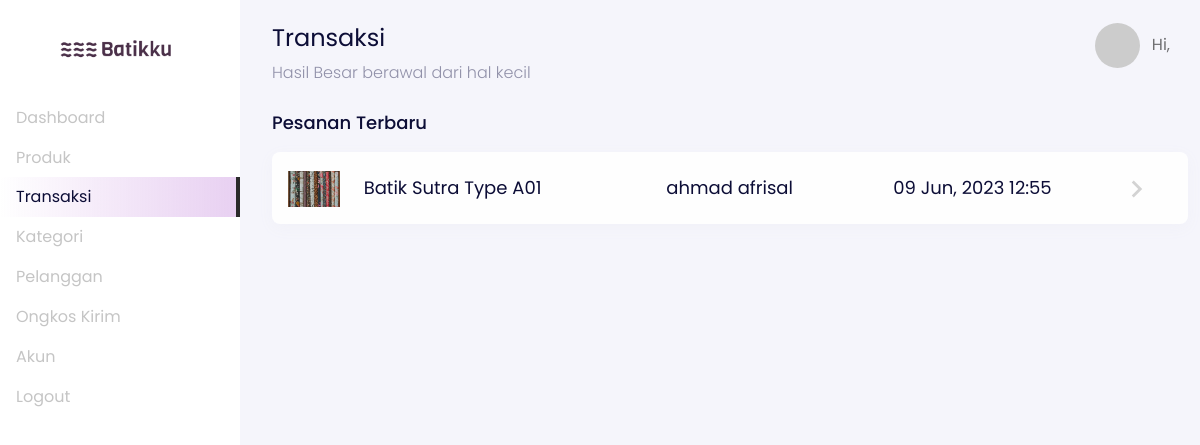
The app's page /backend/transactions/index.php with its own data.
### tables this page shows
CREATE TABLE `transactions` (
  `transactions_id` int(11) NOT NULL,
  `users_id` int(11) NOT NULL,
  `date_transaction` datetime NOT NULL,
  `shipping_price` int(50) NOT NULL,
  `total_price` int(50) NOT NULL,
  `unique_code` int(3) NOT NULL,
  `transaction_status` enum('UNPAID','PROCESS','CANCELED','SHIPPING','RECEIVED','RETURN') NOT NULL,
  `resi` varchar(20) NOT NULL
);

CREATE TABLE `product_galleries` (
  `galleries_id` int(11) NOT NULL,
  `products_id` int(11) NOT NULL,
  `photos` varchar(225) NOT NULL
);

CREATE TABLE `products` (
  `products_id` int(11) NOT NULL,
  `product_name` varchar(255) NOT NULL,
  `slug` varchar(255) NOT NULL,
  `categories_id` int(11) NOT NULL,
  `price` int(25) NOT NULL,
  `description` text NOT NULL,
  `weight` float NOT NULL,
  `stock` int(11) UNSIGNED NOT NULL
);

CREATE TABLE `users` (
  `users_id` int(11) NOT NULL,
  `name` varchar(25) NOT NULL,
  `username` varchar(20) DEFAULT NULL,
  `phone_number` varchar(12) DEFAULT NULL,
  `email` varchar(50) NOT NULL,
  `email_verified_at` varchar(50) DEFAULT NULL,
  `password` text NOT NULL,
  `provinces_id` int(11) DEFAULT NULL,
  `address` text,
  `zip_code` varchar(11) DEFAULT NULL,
  `roles` enum('USER','ADMIN') NOT NULL DEFAULT 'USER'
);

### backend/transactions/index.php (the view, shortened to what this page needs)
<?php
  include '../components/header.php';
?>
<body>
  <div class="page-dashboard">
    <div class="d-flex"  id="wrapper" data-aos="fade-right">
      <?php include '../components/sidebar.php' ?>
        <div id="page-content-wrapper">
          <nav class="navbar navbar-store navbar-expand-lg navbar-light" data-aos="fade-down">
            <div class="container-fluid">
              <div class="collapse navbar-collapse" id="navbarSupportedContent">
                <ul class="navbar-nav ms-auto d-none d-lg-flex">
                    <li class="nav-item dropdown">
                      <a href="#" class="nav-link" id="navbarDropdown" role="button" data-bs-toggle="dropdown">
                        <img src="https://ui-avatars.com/api/?name=<?= $_SESSION['name']; ?>" alt="" class="rounded-circle me-2 profile-picture">
                        Hi, <?= $_SESSION['name']; ?>
                      </a>
                    </li>
                </ul>
              </div>
            </div>
          </nav>
          <div class="section-content section-dashboard-home" data-aos="fade-up">
            <div class="container-fluid">
              <div class="dashboard-heading">
                <h2 class="dashboard-title">Transaksi</h2>
                <p class="dashboard-subtitle">
                  Hasil Besar berawal dari hal kecil
                </p>
              </div>
              <div class="dashboard-content">
              <div class="row ">
                  <div class="col-12 mt-2">
                    <h5 class="mb-3">Pesanan Terbaru</h5>
                    <?php
                    $query = mysqli_query($config, "SELECT * FROM transactions JOIN users ON transactions.users_id=users.users_id ORDER BY transactions_id DESC");
                    while($data = mysqli_fetch_array($query)) {
                      $date=date_create($data['date_transaction']);
                      $transaction_id = $data['transactions_id'];
                    ?>
                    <a href="../transactions/dashboard-transactions-details.php?transaction_id=<?= $transaction_id; ?>" class="card card-list d-block">
                      <div class="card-body">
                        <div class="row">
                        <?php
                          $oke = mysqli_query($config, "SELECT photos, product_name FROM transaction_items
                                                          JOIN products ON products.products_id=transaction_items.products_id
                                                          JOIN product_galleries ON products.products_id=product_galleries.products_id
                                                          WHERE transaction_id='$transaction_id' LIMIT 1");
                          $row = mysqli_fetch_row($oke);
                        ?>
                          <div class="col-md-1">
                            <img src="../../images/products/<?= $row['0']; ?>" class="img-fluid" alt="" srcset="">
                          </div>
                          <div class="col-md-4">
                            <?= $row['1']; ?>
                          </div>
                          <div class="col-md-3">
                            <?= $data['name']; ?>
                          </div>
                          <div class="col-md-3">
                            <?=  date_format($date, "d M, Y H:s"); ?>
                          </div>
                          <div class="col-md-1 d-none d-md-block">
                            <img src="../../images/dashboard-arrow-right.svg" alt="">
                          </div>
                        </div>
                      </div>
                    </a>
                  <?php } ?>
                  </div>
                </div>
              </div>
            </div>
          </div>
        </div>
    </div>
  </div>
<?php
  include '../components/footer.php';
?>

### records on screen
transactions: product_galleries.photos (picture), products.product_name "Batik Sutra Type A01", users.name "ahmad afrisal", date_transaction "09 Jun, 2023 12:55"
